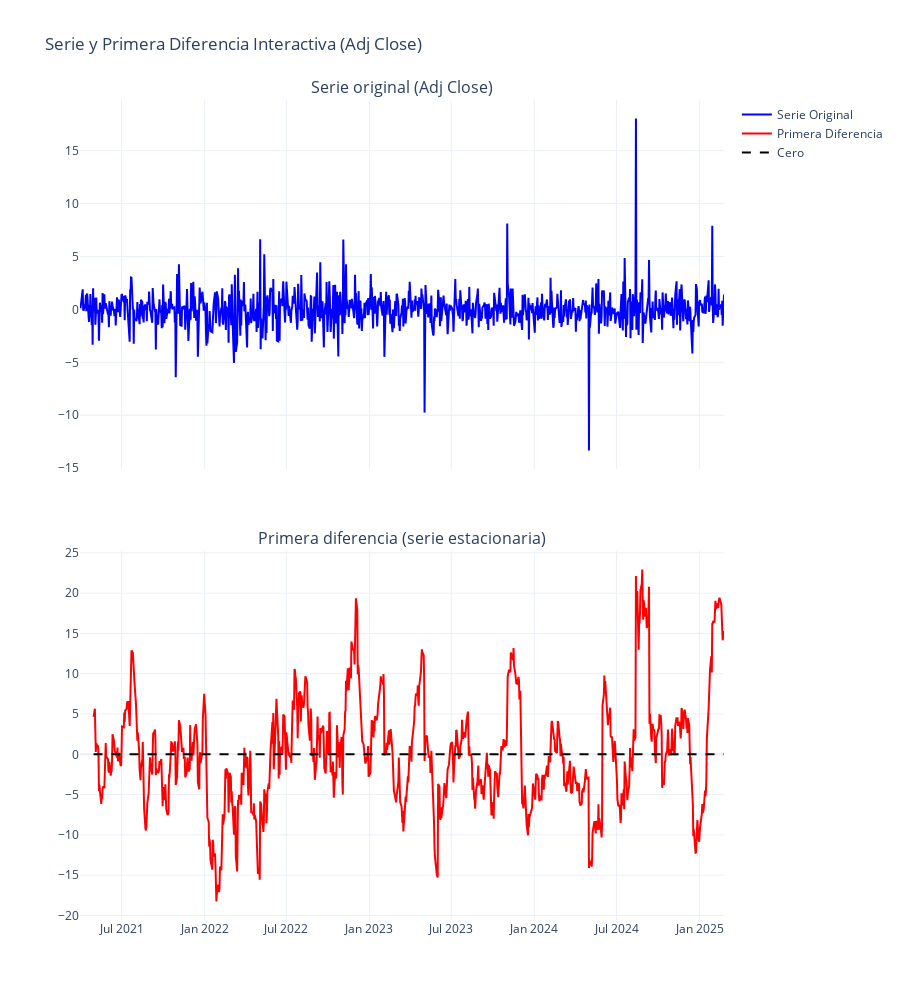

Here is the notebook cell this chart was saved with:
### Markdown cell above
``Graficamos para ver como ha cambiado la serie...``

### Code cell
# Crear subplots: 2 filas, 1 columna, compartir eje x
fig = make_subplots(rows=2, cols=1, shared_xaxes=True,
                    vertical_spacing=0.1,
                    subplot_titles=[f"Serie original ({target_col})", "Primera diferencia (serie estacionaria)"])

# Serie diferenciada original
fig.add_trace(
    go.Scatter(x=df_estacionariedad.index, y=df_estacionariedad.d_1,
               mode='lines', name='Serie Original', line=dict(color='blue')),
    row=1, col=1
)

# Serie diferenciada estacionalmente
fig.add_trace(
    go.Scatter(x=data_seasonal_diff.index, y=data_seasonal_diff,
               mode='lines', name='Primera Diferencia', line=dict(color='red')),
    row=2, col=1
)

# Línea horizontal en cero para la serie diferenciada
fig.add_trace(
    go.Scatter(x=data_seasonal_diff.index, y=[0]*len(data_seasonal_diff),
               mode='lines', name='Cero', line=dict(color='black', dash='dash')),
    row=2, col=1
)

# Layout interactivo
fig.update_layout(
    height=1000,
    # width=auto,
    title_text=f"Serie y Primera Diferencia Interactiva ({target_col})",
    hovermode='x unified',
    template='plotly_white'
)

fig.show()

### Figure 1 — Plotly figure (JSON) as saved in the notebook; plotly's stock layout.template omitted (floating-point values rounded to 4 significant figures; data arrays with more than 128 entries replaced by an {"elided": "..."} marker saying what was removed)
{"data": [{"line": {"color": "blue"}, "mode": "lines", "name": "Serie Original", "type": "scatter", "x": {"elided": "980 str values"}, "xaxis": "x", "y": {"elided": "980 float values"}, "yaxis": "y"}, {"line": {"color": "red"}, "mode": "lines", "name": "Primera Diferencia", "type": "scatter", "x": {"elided": "959 str values"}, "xaxis": "x2", "y": {"elided": "959 float values"}, "yaxis": "y2"}, {"line": {"color": "black", "dash": "dash"}, "mode": "lines", "name": "Cero", "type": "scatter", "x": {"elided": "959 str values"}, "xaxis": "x2", "y": {"elided": "959 int values"}, "yaxis": "y2"}], "layout": {"annotations": [{"font": {"size": 16}, "showarrow": false, "text": "Serie original (Adj Close)", "x": 0.5, "xanchor": "center", "xref": "paper", "y": 1, "yanchor": "bottom", "yref": "paper"}, {"font": {"size": 16}, "showarrow": false, "text": "Primera diferencia (serie estacionaria)", "x": 0.5, "xanchor": "center", "xref": "paper", "y": 0.45, "yanchor": "bottom", "yref": "paper"}], "height": 1000, "hovermode": "x unified", "title": {"text": "Serie y Primera Diferencia Interactiva (Adj Close)"}, "xaxis": {"anchor": "y", "domain": [0, 1], "matches": "x2", "showticklabels": false}, "xaxis2": {"anchor": "y2", "domain": [0, 1]}, "yaxis": {"anchor": "x", "domain": [0.55, 1]}, "yaxis2": {"anchor": "x2", "domain": [0, 0.45]}}}
